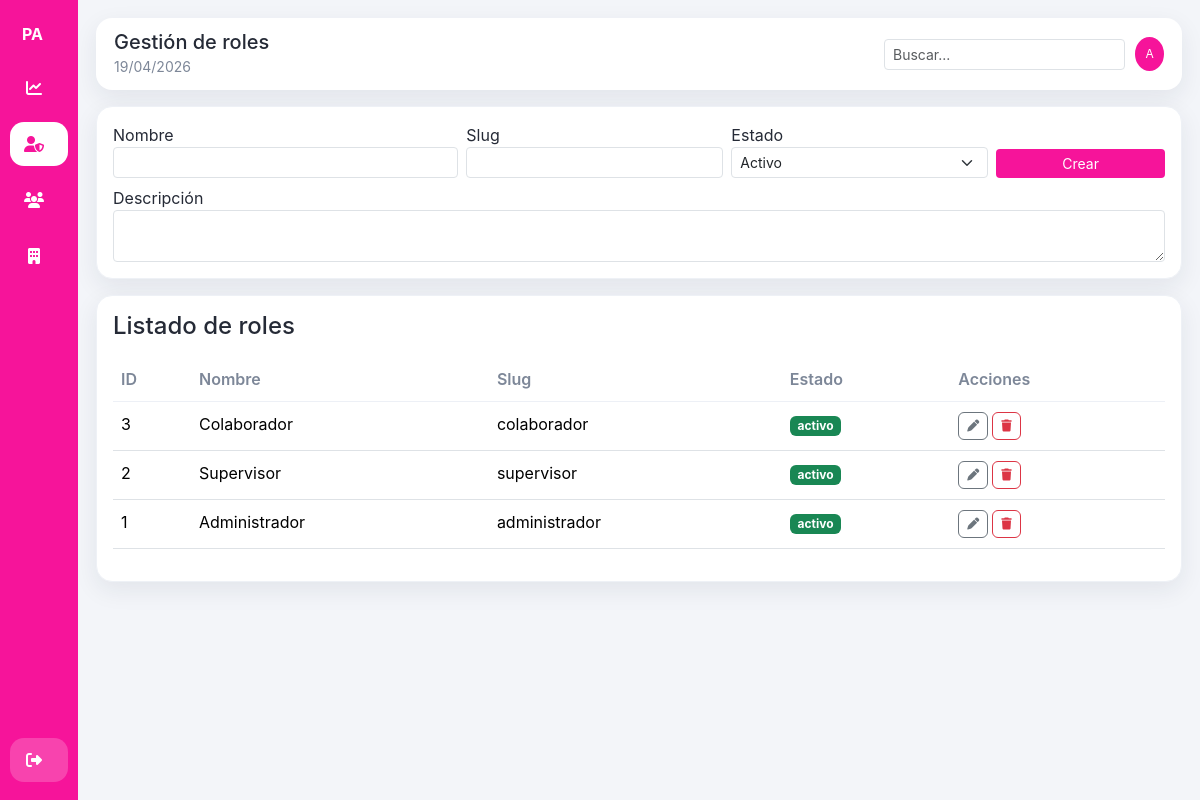
/roles (signed in), run on the app's committed database.
### tables this page shows
CREATE TABLE roles (
  id INT AUTO_INCREMENT PRIMARY KEY,
  nombre VARCHAR(100) NOT NULL UNIQUE,
  slug VARCHAR(100) NOT NULL UNIQUE,
  descripcion TEXT NULL,
  estado ENUM('activo','inactivo') NOT NULL DEFAULT 'activo',
  created_at DATETIME NOT NULL,
  updated_at DATETIME NOT NULL
);

### app/core/Controller.php (called while the page is built, shortened)
<?php
class Controller
{
    protected function view(string $view, array $data = [], string $layout = 'layouts/main'): void
    {
        extract($data, EXTR_SKIP);
        require BASE_PATH . '/app/views/' . $layout . '.php';
    }
}

### app/controllers/RolController.php (called while the page is built, shortened)
<?php
class RolController extends Controller
{
    public function index(): void
    {
        $rolModel = new Rol();
        $permisoModel = new Permiso();
        $rpModel = new RolPermiso();
        $roles = $rolModel->all();
        $selected = isset($_GET['id']) ? $rolModel->find((int) $_GET['id']) : null;
        $this->view('roles/index', [
            'title' => 'Gestión de roles',
            'roles' => $roles,
            'permisos' => $permisoModel->all(),
            'selected' => $selected,
            'selectedPermisos' => $selected ? $rpModel->permisosRol((int) $selected['id']) : [],
        ]);
    }
}

### app/core/Router.php (called while the page is built, shortened)
<?php
class Router
{
    private array $routes = [];
    private function add(string $method, string $path, array $handler, array $meta): void
    {
        $this->routes[$method][$path] = ['handler' => $handler, 'meta' => $meta];
    }
    public function dispatch(string $method, string $uri): void
    {
        $route = $this->routes[$method][$uri] ?? null;
        [$controller, $action] = $route['handler'];
        (new $controller())->$action();
    }
}

### index.php (called while the page is built, shortened)
<?php
spl_autoload_register(function ($class): void {
    $prefix = 'App\\';
    $baseDir = BASE_PATH . '/app/';
    $relativeClass = substr($class, strlen($prefix));
    $file = $baseDir . str_replace('\\', '/', $relativeClass) . '.php';
});
require BASE_PATH . '/app/helpers/functions.php';
$router = new App\Core\Router();
$router->dispatch($_SERVER['REQUEST_METHOD'], request_path());

### app/helpers/functions.php (called while the page is built, shortened)
<?php
function db(): PDO
{
    static $pdo = null;
    if ($pdo instanceof PDO) {
        return $pdo;
    }
    $cfg = require BASE_PATH . '/config/database.php';
    $dsn = sprintf('%s:host=%s;port=%s;dbname=%s;charset=%s', $cfg['driver'], $cfg['host'], $cfg['port'], $cfg['database'], $cfg['charset']);
    $pdo = new PDO($dsn, $cfg['username'], $cfg['password'], [
        PDO::ATTR_ERRMODE => PDO::ERRMODE_EXCEPTION,
        PDO::ATTR_DEFAULT_FETCH_MODE => PDO::FETCH_ASSOC,
    ]);
    return $pdo;
}
function base_path_url(): string
{
    $scriptName = $_SERVER['SCRIPT_NAME'] ?? '';
    $base = str_replace('\\', '/', dirname($scriptName));
    if ($base === '/' || $base === '\\' || $base === '.') {
        return '';
    }
    return rtrim($base, '/');
}
function url(string $path = ''): string
{
    $base = base_path_url();
    $normalizedPath = ltrim($path, '/');
    return ($base !== '' ? $base : '') . '/' . $normalizedPath;
}
function request_path(): string
{
    $uri = parse_url($_SERVER['REQUEST_URI'] ?? '/', PHP_URL_PATH) ?: '/';
    $base = base_path_url();
    return '/' . ltrim($uri, '/');
}
function auth_user(): ?array
{
    return $_SESSION['user'] ?? null;
}
function has_permission(string $slug): bool
{
    $user = auth_user();
    return in_array($slug, $user['permissions'] ?? [], true);
}

### app/core/Model.php (called while the page is built, shortened)
<?php
abstract class Model
{
    public function __construct()
    {
        $this->pdo = db();
    }
}

### app/models/Rol.php (called while the page is built, shortened)
<?php
class Rol extends Model
{
    public function all(): array
    {
        return $this->pdo->query('SELECT * FROM roles ORDER BY id DESC')->fetchAll();
    }
}

### app/views/roles/index.php (the view)
<?php require BASE_PATH . '/app/views/roles/form.php'; ?>
<section class="panel-card mt-3">
    <div class="d-flex justify-content-between mb-2"><h4>Listado de roles</h4></div>
    <table class="table table-sm custom-table">
        <thead><tr><th>ID</th><th>Nombre</th><th>Slug</th><th>Estado</th><th>Acciones</th></tr></thead>
        <tbody>
        <?php foreach ($roles as $rol): ?>
            <tr>
                <td><?= (int) $rol['id'] ?></td><td><?= htmlspecialchars($rol['nombre'], ENT_QUOTES) ?></td><td><?= htmlspecialchars($rol['slug'], ENT_QUOTES) ?></td><td><span class="badge <?= $rol['estado']==='activo'?'bg-success':'bg-secondary' ?>"><?= htmlspecialchars($rol['estado'], ENT_QUOTES) ?></span></td>
                <td class="d-flex gap-1">
                    <a class="btn btn-xs btn-outline-secondary" href="<?= url('roles?id=' . (int) $rol['id']) ?>"><i class="fa fa-pen"></i></a>
                    <form method="post" action="<?= url('roles/delete') ?>" onsubmit="return confirm('¿Eliminar rol?');">
                        <?= csrf_field() ?><input type="hidden" name="id" value="<?= (int) $rol['id'] ?>"><button class="btn btn-xs btn-outline-danger"><i class="fa fa-trash"></i></button>
                    </form>
                </td>
            </tr>
        <?php endforeach; ?>
        </tbody>
    </table>
</section>

### app/views/layouts/main.php (shortened to what this page needs)
<!doctype html>
<html lang="es">
<head>
    <link rel="stylesheet" href="https://cdnjs.cloudflare.com/ajax/libs/font-awesome/6.6.0/css/all.min.css">
    <link rel="stylesheet" href="https://cdn.jsdelivr.net/npm/bootstrap@5.3.3/dist/css/bootstrap.min.css">
    <link rel="stylesheet" href="<?= url('public/assets/css/app.css') ?>">
</head>
<body>
<div class="app-shell">
    <?php require BASE_PATH . '/app/views/layouts/sidebar.php'; ?>
    <main class="app-content">
        <?php require BASE_PATH . '/app/views/layouts/topbar.php'; ?>
        <section class="content-area">
            <?php require $viewFile; ?>
        </section>
    </main>
</div>
</body>
</html>

### app/views/layouts/sidebar.php (shortened to what this page needs)
<aside class="sidebar">
    <div class="brand">PA <span class="brand-text">Panel Admin</span></div>
    <nav>
        <a class="nav-icon <?= str_starts_with(request_path(), '/dashboard') ? 'active' : '' ?>" href="<?= url('dashboard') ?>" title="Dashboard">
            <i class="fa-solid fa-chart-line"></i><span class="nav-text">Dashboard</span>
        </a>
        <?php if (has_permission('gestionar_roles')): ?>
            <a class="nav-icon <?= str_starts_with(request_path(), '/roles') ? 'active' : '' ?>" href="<?= url('roles') ?>" title="Roles">
                <i class="fa-solid fa-user-shield"></i><span class="nav-text">Roles</span>
            </a>
        <?php endif; ?>
        <?php if (has_permission('gestionar_usuarios')): ?>
            <a class="nav-icon <?= str_starts_with(request_path(), '/usuarios') ? 'active' : '' ?>" href="<?= url('usuarios') ?>" title="Usuarios">
                <i class="fa-solid fa-users"></i><span class="nav-text">Usuarios</span>
            </a>
        <?php endif; ?>
        <?php if (has_permission('gestionar_empresa')): ?>
            <a class="nav-icon <?= str_starts_with(request_path(), '/empresa') ? 'active' : '' ?>" href="<?= url('empresa') ?>" title="Empresa">
                <i class="fa-solid fa-building"></i><span class="nav-text">Empresa</span>
            </a>
        <?php endif; ?>
    </nav>
    <a class="nav-icon logout" href="<?= url('logout') ?>" title="Salir">
        <i class="fa-solid fa-right-from-bracket"></i><span class="nav-text">Salir</span>
    </a>
</aside>

### app/views/layouts/topbar.php
<header class="topbar">
    <div>
        <h1><?= htmlspecialchars($title ?? 'Panel', ENT_QUOTES) ?></h1>
        <small><?= date('d/m/Y') ?></small>
    </div>
    <div class="topbar-actions">
        <input type="search" class="form-control form-control-sm" placeholder="Buscar...">
        <div class="avatar-chip"><?= strtoupper(substr(auth_user()['nombre'] ?? 'A', 0, 1)) ?></div>
    </div>
</header>

### app/views/roles/form.php (shortened to what this page needs)
<form method="post" action="<?= url($selected ? 'roles/update' : 'roles/store') ?>" class="panel-card">
    <div class="row g-2">
        <div class="col-md-4"><label>Nombre</label><input class="form-control form-control-sm" name="nombre" required value="<?= htmlspecialchars($selected['nombre'] ?? '', ENT_QUOTES) ?>"></div>
        <div class="col-md-3"><label>Slug</label><input class="form-control form-control-sm" name="slug" required value="<?= htmlspecialchars($selected['slug'] ?? '', ENT_QUOTES) ?>"></div>
        <div class="col-md-3"><label>Estado</label><select name="estado" class="form-select form-select-sm"><option value="activo">Activo</option></select></div>
        <div class="col-md-2 d-flex align-items-end"><button class="btn btn-sm btn-fuchsia w-100"><?= $selected ? 'Actualizar' : 'Crear' ?></button></div>
        <div class="col-12"><label>Descripción</label><textarea class="form-control form-control-sm" name="descripcion"><?= htmlspecialchars($selected['descripcion'] ?? '', ENT_QUOTES) ?></textarea></div>
    </div>
</form>

### public/assets/css/app.css (style rules this page uses)
:root { --fuchsia: #f6149a; --fuchsia-dark: #cc0d7f; --bg: #f3f5f9; --card: #ffffff; --text: #252a36; --muted: #7d8798; --radius: 16px; --shadow: 0 8px 24px rgba(30, 42, 70, 0.08); }
* { box-sizing: border-box; }
body { margin: 0; font-family: Inter, system-ui, sans-serif; color: var(--text); background: var(--bg); }
.app-shell { display: flex; min-height: 100vh; }
.sidebar { width: 78px; background: var(--fuchsia); padding: 18px 10px; display: flex; flex-direction: column; align-items: flex-start; gap: 16px; transition: width .2s ease, padding .2s ease; overflow: hidden; }
.brand { color: #fff; font-weight: 700; width: 100%; white-space: nowrap; display: flex; align-items: center; gap: 10px; padding: 0 12px; min-height: 32px; }
.sidebar nav { display: flex; flex-direction: column; gap: 12px; width: 100%; align-items: stretch; }
.nav-icon { width: 100%; min-height: 44px; border-radius: 14px; color: #fff; display: flex; align-items: center; gap: 12px; text-decoration: none; padding: 0 14px; white-space: nowrap; }
.nav-icon.active { background: #fff; color: var(--fuchsia); }
.nav-icon.logout { margin-top: auto; background: rgba(255,255,255,0.2); }
.nav-icon i { width: 20px; text-align: center; flex-shrink: 0; }
.app-content { flex: 1; padding: 18px; }
.topbar { background: #fff; border-radius: var(--radius); padding: 12px 18px; box-shadow: var(--shadow); display: flex; justify-content: space-between; align-items: center; }
.topbar h1 { margin: 0; font-size: 20px; }
.topbar small { color: var(--muted); }
.topbar-actions { display: flex; gap: 10px; align-items: center; }
.avatar-chip { width: 34px; height: 34px; border-radius: 50%; background: var(--fuchsia); color: #fff; display: flex; align-items: center; justify-content: center; font-size: 12px; }
.content-area { margin-top: 16px; }
.panel-card, .kpi-card { background: #fff; border-radius: var(--radius); box-shadow: var(--shadow); padding: 16px; border: 1px solid #eef1f6; }
.custom-table thead th { color: var(--muted); font-weight: 600; border-bottom: 1px solid #edf0f6; }
.custom-table td, .custom-table th { padding: 10px 8px; }
.btn-fuchsia { background: var(--fuchsia); color: #fff; border: none; }
.btn-xs { padding: 4px 8px; font-size: 12px; }

### data on the page
roles: id "3", nombre "Colaborador", slug "colaborador", estado "activo"
roles: id "2", nombre "Supervisor", slug "supervisor", estado "activo"
roles: id "1", nombre "Administrador", slug "administrador", estado "activo"

### other printed values
$title "Gestión de roles"
substr(auth_user()['nombre'] ?? 'A', 0, 1) "A"
